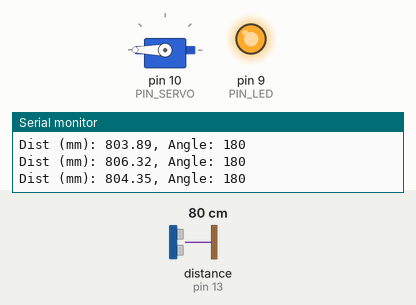
This sketch was run on a simulated Arduino Uno, built with avr-gcc and run on an emulated ATmega328P. On the bench: servo, output pins drawn as LEDs (lit = HIGH), the last lines printed to the serial monitor. Wiring (inferred from the names in the program): ultrasonic range finder: trigger pin 12; echo pin 13. The test bench sets the inputs (shaded band); at power-on: distance to the obstacle (sensor on pin 13) 80 cm. The echo pulse lasts 58.3 µs per cm; pins used as bus, display or sensor lines are not drawn.

Above: at 1.2 s.
1.3 s: distance to the obstacle (sensor on pin 13) set to 39 cm
2.8 s: distance to the obstacle (sensor on pin 13) set to 35 cm
At 3.9 s:
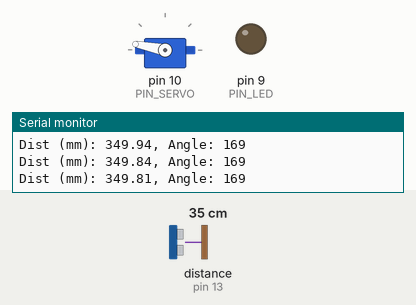
4.4 s: distance to the obstacle (sensor on pin 13) set to 2 cm
At 4.8 s:
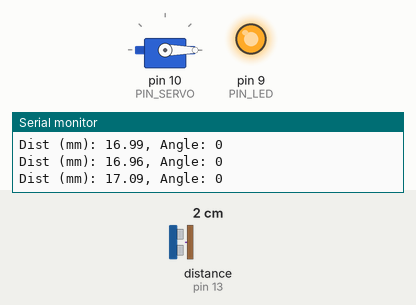
5.9 s: distance to the obstacle (sensor on pin 13) set to 60 cm
At 6.7 s:
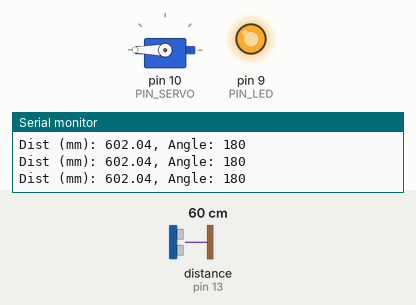
7.4 s: distance to the obstacle (sensor on pin 13) set to 18 cm
At 8.3 s:
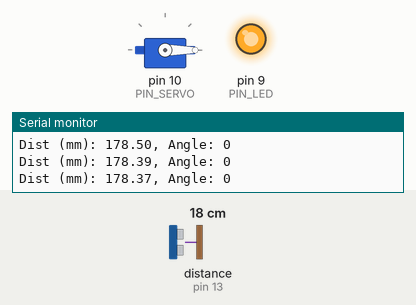
9.0 s: distance to the obstacle (sensor on pin 13) set to 120 cm
At 9.5 s:
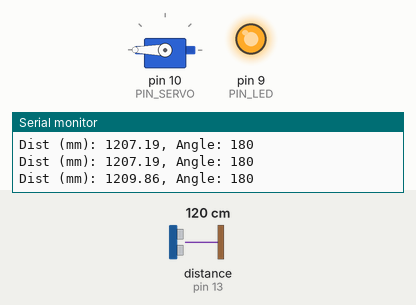
Timing chart, 0 to 11.5 s (numbered marks = the images above; inputs shaded):
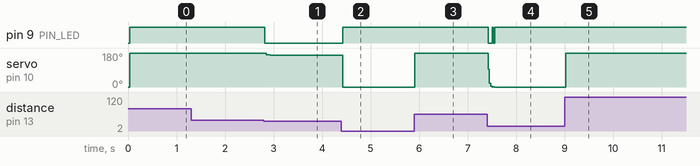

Measured:
- the behaviour switches between 36 and 35 cm on distance to the obstacle (sensor on pin 13) (found by bisection; images 0 and 1)
- after the input at 2.8 s, pin 9 (PIN_LED): HIGH → LOW at once; servo on pin 10 (PIN_SERVO): 180° → 169° at once
- after the input at 4.4 s, pin 9 (PIN_LED): LOW → HIGH at once; servo on pin 10 (PIN_SERVO): 169° → 0° at once
- after the input at 5.9 s, servo on pin 10 (PIN_SERVO): 0° → 180° at once
- after the input at 7.4 s, pin 9 (PIN_LED): alternates HIGH for 0.03 s and LOW for 0.05 s, 4 changes in all, then stays HIGH, starting at once; servo on pin 10 (PIN_SERVO): 180° → 0° at once
- after the input at 9.0 s, servo on pin 10 (PIN_SERVO): 0° → 180° at once

The sketch:

11_example_1.ino
```cpp
#include <Servo.h>

// Arduino pin assignment
#define PIN_LED   9    // LED active-low
#define PIN_TRIG  12   // sonar sensor TRIGGER
#define PIN_ECHO  13   // sonar sensor ECHO
#define PIN_SERVO 10   // servo motor

// Configurable parameters
#define SND_VEL 346.0     // sound velocity (m/sec) at 24°C
#define INTERVAL 25       // sampling interval (ms)
#define PULSE_DURATION 10 // pulse duration (usec)
#define TIMEOUT 25000     // max waiting time for echo (usec)
#define SCALE (0.001 * 0.5 * SND_VEL) // scale to convert duration to distance (mm)

#define EMA_ALPHA 0.77 // Optimal alpha value for fast response and noise filtering
#define DIST_MIN 180.0 // 18 cm (unit: mm)
#define DIST_MAX 360.0 // 36 cm (unit: mm)

// Global variables
float dist_ema = DIST_MAX;
unsigned long last_sampling_time;

Servo myservo;

void setup() {
  pinMode(PIN_LED, OUTPUT);
  pinMode(PIN_TRIG, OUTPUT);
  pinMode(PIN_ECHO, INPUT);
  digitalWrite(PIN_TRIG, LOW);  // Sonar OFF

  myservo.attach(PIN_SERVO);
  myservo.write(0);  // Start at 0 degrees

  Serial.begin(57600);
}

void loop() {
  // Wait for the next sampling time
  if (millis() < (last_sampling_time + INTERVAL)) return;

  float dist_raw = USS_measure(PIN_TRIG, PIN_ECHO);

  // Apply EMA filter
  dist_ema = (dist_raw > 0) ? (EMA_ALPHA * dist_raw) + ((1 - EMA_ALPHA) * dist_ema) : dist_ema;

  // Apply range filter and control LED
  if (dist_ema >= DIST_MIN && dist_ema <= DIST_MAX) {
    digitalWrite(PIN_LED, LOW);  // LED ON
    float angle = map(dist_ema, DIST_MIN, DIST_MAX, 0, 180);  // Calculate angle
    myservo.write(angle);
  } else {
    digitalWrite(PIN_LED, HIGH); // LED OFF
    myservo.write(dist_ema < DIST_MIN ? 0 : 180); // 0° if below min, 180° if above max
  }

  // Output distance and angle to Serial Monitor
  Serial.print("Dist (mm): "); Serial.print(dist_ema);
  Serial.print(", Angle: "); Serial.println(myservo.read());

  // Update last sampling time
  last_sampling_time = millis();
}

// Function to measure distance with USS (in mm)
float USS_measure(int TRIG, int ECHO) {
  digitalWrite(TRIG, HIGH);
  delayMicroseconds(PULSE_DURATION);
  digitalWrite(TRIG, LOW);
  return pulseIn(ECHO, HIGH, TIMEOUT) * SCALE;
}
```
